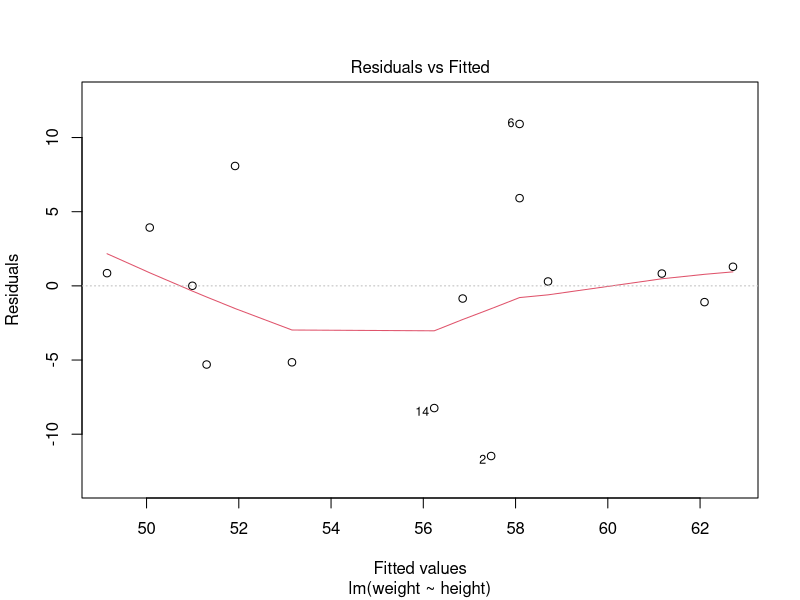
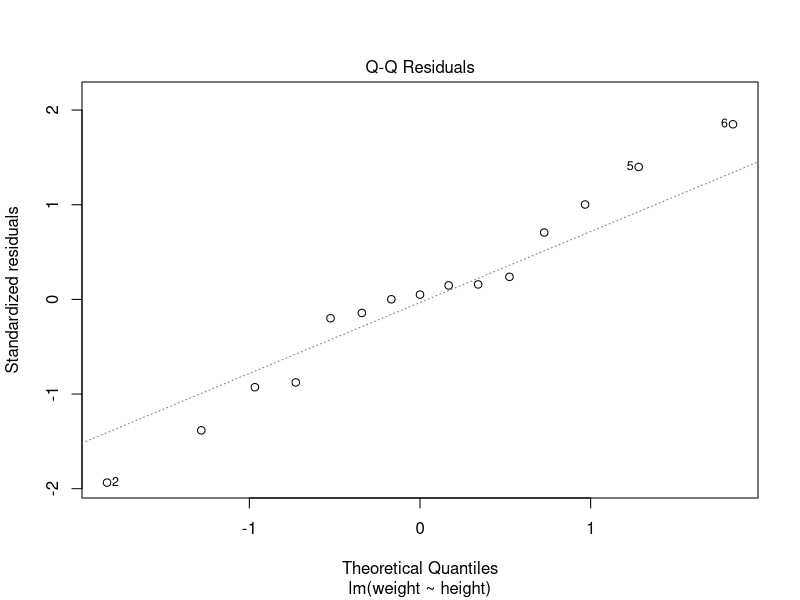
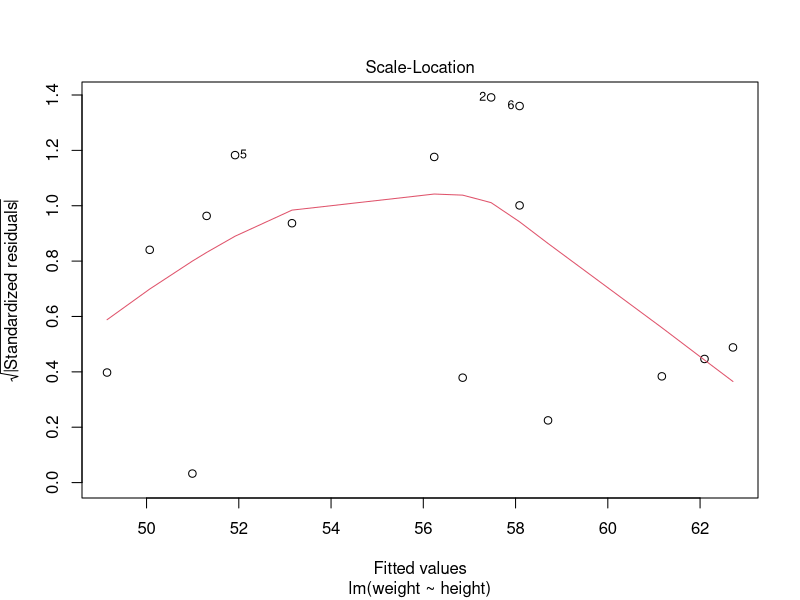
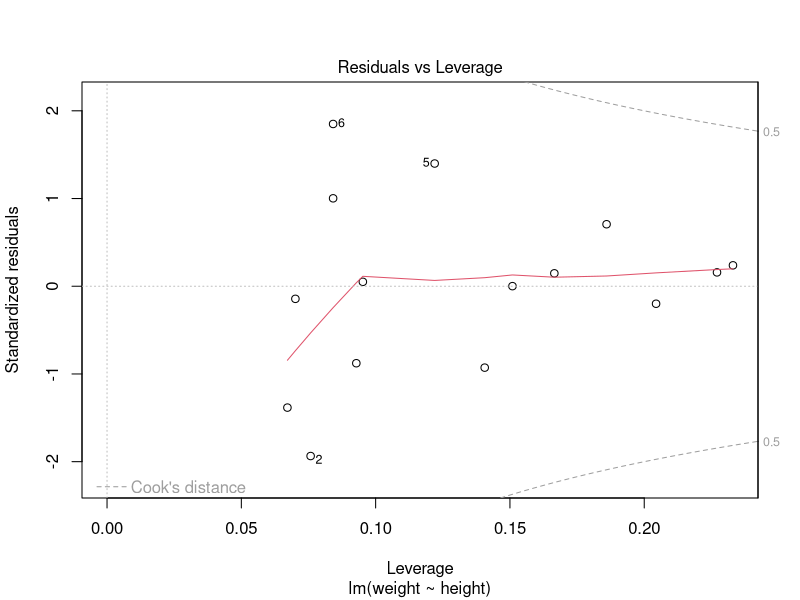
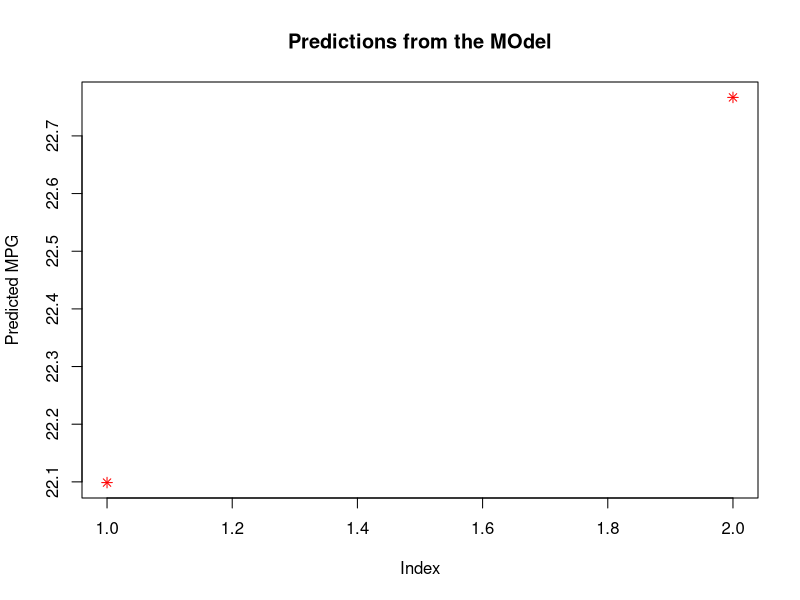
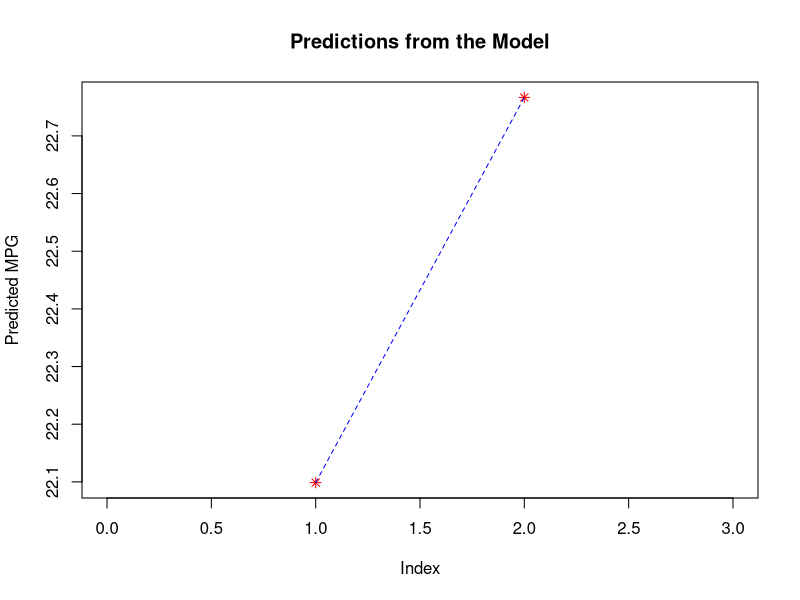

R code for these plots, in order:
#Simple linear regression
height<-c(102,117,105,141,135,115,138,144,137,100,131,119,115,121,113)
weight<-c(61,46,62,54,60,69,51,50,46,64,48,56,64,48,59)
student<-lm(weight~height)
student
prediction<-predict(student,data.frame(height=199),interval="confidence")
prediction
plot(student)

#Multiple Linear Regression
data(mtcars)
head(mtcars)
summary(mtcars)
model<-lm(mpg~wt+hp,data = mtcars)
summary(model)
new_data<-data.frame(wt=c(3,2.5),hp=c(110,150))
prediction<-predict(model,newdata=new_data)
print(prediction)
plot(prediction,col="red",pch=8,main="Predictions from the MOdel",xlab="Index",ylab="Predicted MPG")


##Another Multiple regression
# Load dataset
data(mtcars)

# Build multiple linear regression model
model <- lm(mpg ~ wt + hp, data = mtcars)

# Display summary
summary(model)

# New data for prediction
new_data <- data.frame(wt = c(3, 2.5), hp = c(110, 150))

# Predict values
prediction <- predict(model, newdata = new_data)

# Print predictions
print(prediction)

# Corrected plot with index
plot(1:length(prediction), prediction, col = "red", pch = 8, 
     main = "Predictions from the Model", xlab = "Index", ylab = "Predicted MPG",
     xlim = c(0, length(prediction) + 1), ylim = range(prediction))

# Add a line connecting points for better visibility
lines(1:length(prediction), prediction, col = "blue", lty = 2)
